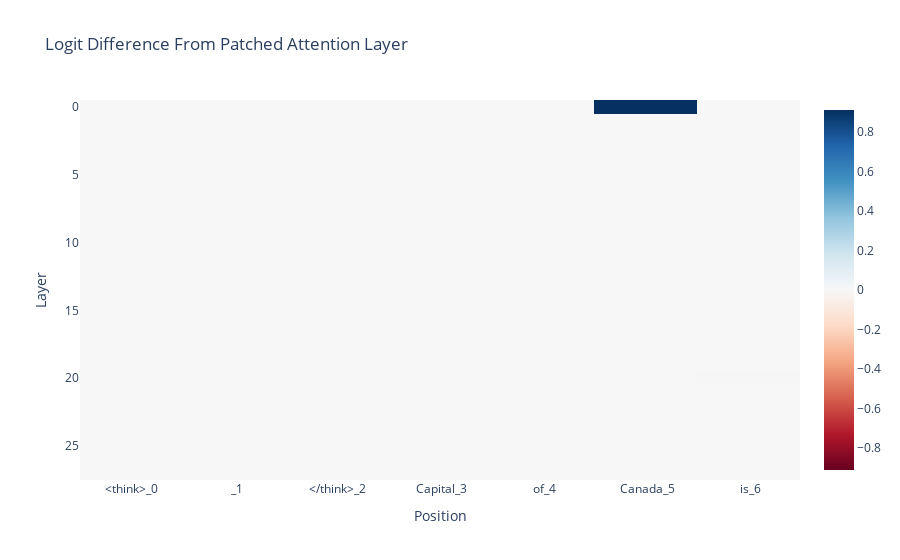

The notebook cell saved with this chart:
### Code cell
imshow(
    patched_attn_diff_mean,
    x=prompt_position_labels,
    title="Logit Difference From Patched Attention Layer",
    labels={"x": "Position", "y": "Layer"},
)

### Figure 1 — Plotly figure (JSON) as saved in the notebook; plotly's stock layout.template omitted (floating-point values rounded to 4 significant figures; data arrays with more than 128 entries replaced by an {"elided": "..."} marker saying what was removed)
{"data": [{"coloraxis": "coloraxis", "hovertemplate": "Position: %{x}<br>Layer: %{y}<br>color: %{z}<extra></extra>", "name": "0", "type": "heatmap", "x": ["<think>_0", "\n\n_1", "</think>_2", " Capital_3", " of_4", " Canada_5", " is_6"], "xaxis": "x", "yaxis": "y", "z": {"elided": "28x7 float values"}}], "layout": {"coloraxis": {"cmid": 0, "colorscale": [[0, "rgb(103,0,31)"], [0.1, "rgb(178,24,43)"], [0.2, "rgb(214,96,77)"], [0.3, "rgb(244,165,130)"], [0.4, "rgb(253,219,199)"], [0.5, "rgb(247,247,247)"], [0.6, "rgb(209,229,240)"], [0.7, "rgb(146,197,222)"], [0.8, "rgb(67,147,195)"], [0.9, "rgb(33,102,172)"], [1, "rgb(5,48,97)"]]}, "title": {"text": "Logit Difference From Patched Attention Layer"}, "xaxis": {"anchor": "y", "constrain": "domain", "domain": [0, 1], "scaleanchor": "y", "title": {"text": "Position"}}, "yaxis": {"anchor": "x", "autorange": "reversed", "constrain": "domain", "domain": [0, 1], "title": {"text": "Layer"}}}}
